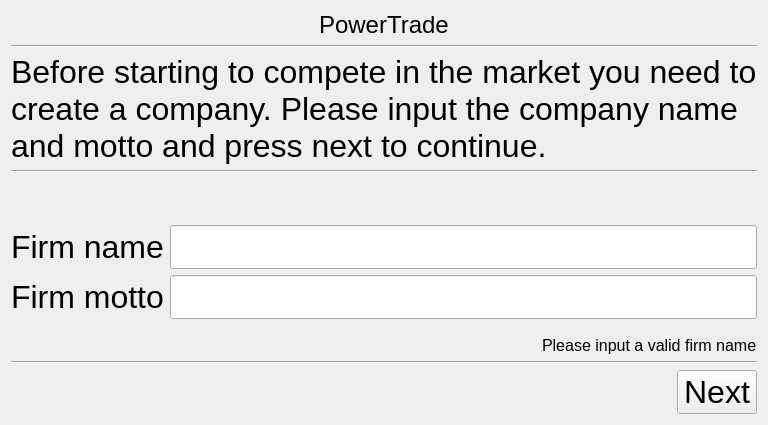
      <widget class="QWidget" name="page_create">
       <layout class="QVBoxLayout" name="verticalLayout_2">
        <item>
         <layout class="QVBoxLayout" name="verticalLayout_6">
          <item alignment="Qt::AlignHCenter|Qt::AlignTop">
           <widget class="QLabel" name="create_logo">
            <property name="sizePolicy">
             <sizepolicy hsizetype="Minimum" vsizetype="Minimum">
              <horstretch>0</horstretch>
              <verstretch>0</verstretch>
             </sizepolicy>
            </property>
            <property name="maximumSize">
             <size>
              <width>16777215</width>
              <height>50</height>
             </size>
            </property>
            <property name="font">
             <font>
              <pointsize>18</pointsize>
             </font>
            </property>
            <property name="text">
             <string>PowerTrade</string>
            </property>
            <property name="textFormat">
             <enum>Qt::PlainText</enum>
            </property>
            <property name="scaledContents">
             <bool>true</bool>
            </property>
           </widget>
          </item>
          <item alignment="Qt::AlignTop">
           <widget class="Line" name="line">
            <property name="orientation">
             <enum>Qt::Horizontal</enum>
            </property>
           </widget>
          </item>
          <item alignment="Qt::AlignTop">
           <widget class="QLabel" name="create_introduction">
            <property name="font">
             <font>
              <pointsize>24</pointsize>
             </font>
            </property>
            <property name="text">
             <string>Before starting to compete in the market you need to create a company. Please input the company name and motto and press next to continue.</string>
            </property>
            <property name="wordWrap">
             <bool>true</bool>
            </property>
           </widget>
          </item>
          <item>
           <widget class="Line" name="line_2">
            <property name="orientation">
             <enum>Qt::Horizontal</enum>
            </property>
           </widget>
          </item>
          <item>
           <layout class="QFormLayout" name="formLayout">
            <item row="0" column="0">
             <spacer name="verticalSpacer">
              <property name="orientation">
               <enum>Qt::Vertical</enum>
              </property>
              <property name="sizeHint" stdset="0">
               <size>
                <width>20</width>
                <height>40</height>
               </size>
              </property>
             </spacer>
            </item>
            <item row="1" column="0">
             <widget class="QLabel" name="create_firmNameLabel">
              <property name="font">
               <font>
                <pointsize>24</pointsize>
               </font>
              </property>
              <property name="text">
               <string>Firm name</string>
              </property>
             </widget>
            </item>
            <item row="1" column="1">
             <widget class="QLineEdit" name="create_firmNameLineEdit">
              <property name="font">
               <font>
                <pointsize>24</pointsize>
               </font>
              </property>
              <property name="maxLength">
               <number>20</number>
              </property>
              <property name="clearButtonEnabled">
               <bool>true</bool>
              </property>
             </widget>
            </item>
            <item row="2" column="0">
             <widget class="QLabel" name="create_firmMottoLabel">
              <property name="sizePolicy">
               <sizepolicy hsizetype="Preferred" vsizetype="Expanding">
                <horstretch>0</horstretch>
                <verstretch>0</verstretch>
               </sizepolicy>
              </property>
              <property name="font">
               <font>
                <pointsize>24</pointsize>
               </font>
              </property>
              <property name="text">
               <string>Firm motto</string>
              </property>
             </widget>
            </item>
            <item row="2" column="1">
             <widget class="QLineEdit" name="create_firmMottoLineEdit">
              <property name="font">
               <font>
                <pointsize>24</pointsize>
               </font>
              </property>
              <property name="maxLength">
               <number>30</number>
              </property>
              <property name="clearButtonEnabled">
               <bool>true</bool>
              </property>
             </widget>
            </item>
           </layout>
          </item>
          <item>
           <layout class="QHBoxLayout" name="horizontalLayout_20">
            <property name="topMargin">
             <number>10</number>
            </property>
            <item>
             <spacer name="horizontalSpacer_17">
              <property name="orientation">
               <enum>Qt::Horizontal</enum>
              </property>
              <property name="sizeHint" stdset="0">
               <size>
                <width>40</width>
                <height>20</height>
               </size>
              </property>
             </spacer>
            </item>
            <item>
             <widget class="QLabel" name="create_label_warning">
              <property name="font">
               <font>
                <pointsize>12</pointsize>
               </font>
              </property>
              <property name="text">
               <string>Please input a valid firm name</string>
              </property>
             </widget>
            </item>
           </layout>
          </item>
          <item>
           <widget class="Line" name="line_3">
            <property name="orientation">
             <enum>Qt::Horizontal</enum>
            </property>
           </widget>
          </item>
          <item>
           <layout class="QHBoxLayout" name="horizontalLayout_2">
            <item>
             <spacer name="horizontalSpacer">
              <property name="orientation">
               <enum>Qt::Horizontal</enum>
              </property>
              <property name="sizeHint" stdset="0">
               <size>
                <width>40</width>
                <height>20</height>
               </size>
              </property>
             </spacer>
            </item>
            <item>
             <widget class="QPushButton" name="create_next">
              <property name="font">
               <font>
                <pointsize>24</pointsize>
               </font>
              </property>
              <property name="text">
               <string>Next</string>
              </property>
              <property name="autoDefault">
               <bool>true</bool>
              </property>
             </widget>
            </item>
           </layout>
          </item>
         </layout>
        </item>
       </layout>
      </widget>
